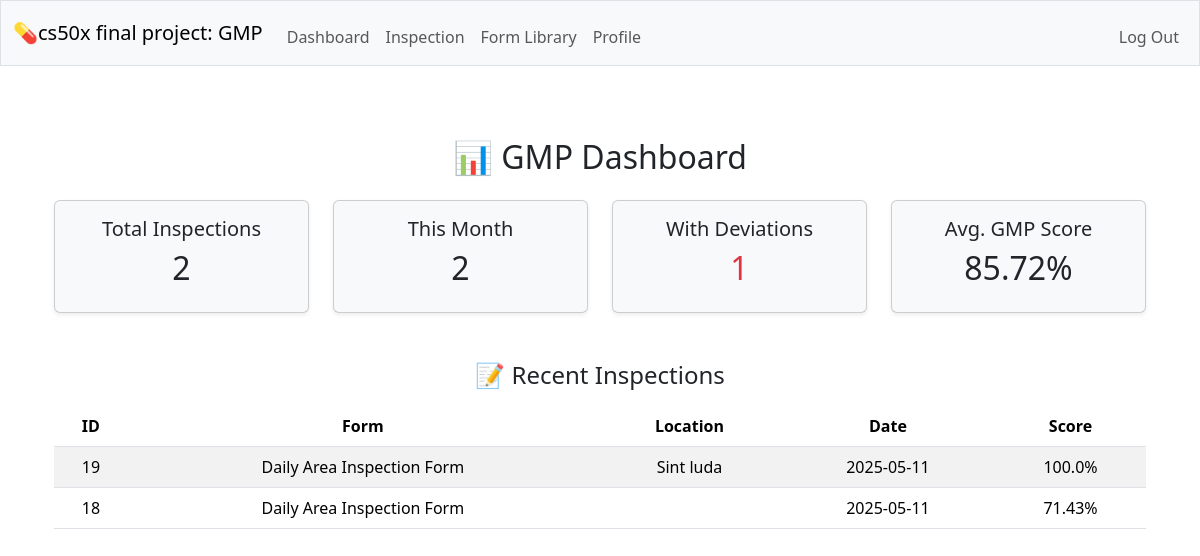
The page /dashboard (signed in) on the database as committed earlier.
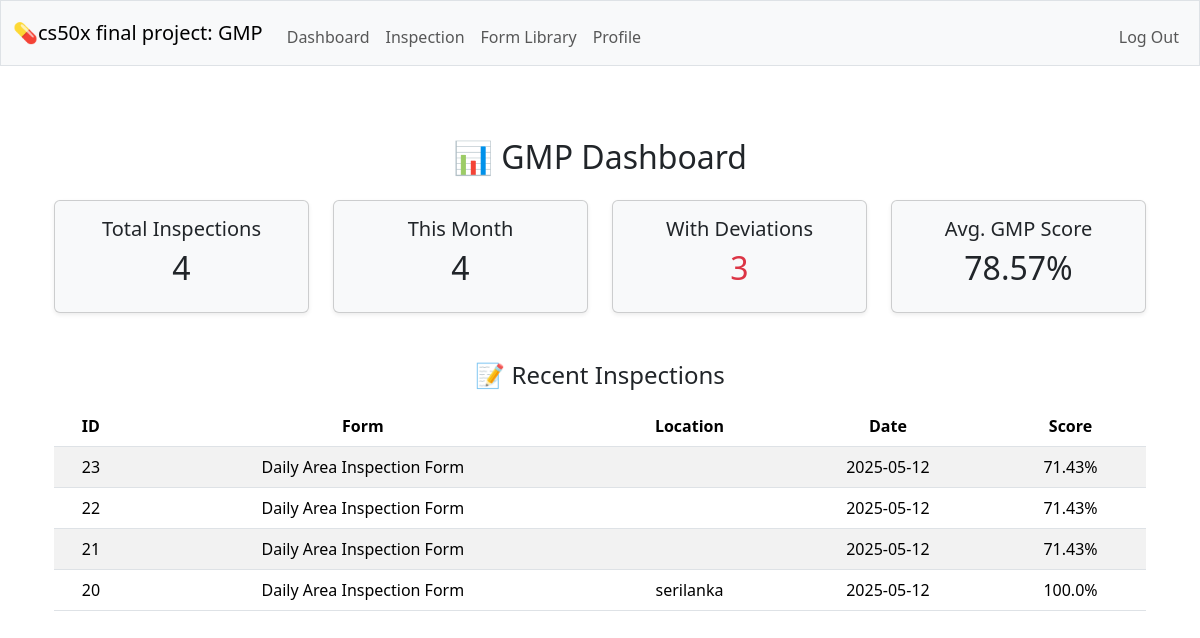
The same page on the database as committed later.
### tables this page shows
CREATE TABLE inspections (id INTEGER PRIMARY KEY AUTOINCREMENT NOT NULL, form_id INTEGER NOT NULL, inspector_id INTEGER NOT NULL, submitted_at DATETIME DEFAULT CURRENT_TIMESTAMP, location TEXT,  notes TEXT,  score REAL, FOREIGN KEY (form_id) REFERENCES forms(id), FOREIGN KEY (inspector_id) REFERENCES users(id)
);

CREATE TABLE forms (id INTEGER PRIMARY KEY AUTOINCREMENT NOT NULL, name TEXT NOT NULL UNIQUE, description TEXT NOT NULL, created_by INTEGER NOT NULL, FOREIGN KEY (created_by) REFERENCES users(id) );

### app.py (the view)
@app.route("/dashboard")
@login_required
def dashboard():
    user_id = session["user_id"]
    total_inspections = db.execute("""
        SELECT COUNT(*) AS count FROM inspections WHERE inspector_id = ?
    """, user_id)[0]["count"]
    current_month = datetime.now().strftime("%Y-%m")
    inspections_this_month = db.execute("""
        SELECT COUNT(*) AS count FROM inspections
        WHERE strftime('%Y-%m', submitted_at) = ?
    """, (current_month,))[0]["count"]
    deviations = db.execute("""
        SELECT COUNT(*) AS count FROM inspections
        WHERE inspector_id = ? AND score < 100
    """, user_id)[0]["count"]
    recent_inspections = db.execute("""
        SELECT i.id, f.name AS form_name, i.submitted_at, i.location, i.score
        FROM inspections i
        JOIN forms f ON i.form_id = f.id
        WHERE i.inspector_id = ?
        ORDER BY i.submitted_at DESC
        LIMIT 5
    """, user_id)
    avg_score = db.execute("""
        SELECT ROUND(AVG(score), 2) AS avg FROM inspections WHERE inspector_id = ?
    """, user_id)[0]["avg"] or 0
    return render_template("dashboard.html",
                           total=total_inspections,
                           this_month=inspections_this_month,
                           deviations=deviations,
                           recent=recent_inspections,
                           avg_score=avg_score)

### helpers.py (called while the page is built)
def login_required(f):
    @wraps(f)
    def decorated_function(*args, **kwargs):
        if session.get("user_id") is None:
            return redirect("/login")
        return f(*args, **kwargs)
    return decorated_function

### templates/dashboard.html (shortened to what this page needs)
{% extends "layout.html" %}
{% block main %}
<div class="container py-4">
    <h2 class="mb-4">📊 GMP Dashboard</h2>
    <div class="row text-center mb-4">
        <div class="col-md-3">
            <div class="card bg-light shadow-sm">
                <div class="card-body">
                    <h5>Total Inspections</h5>
                    <h2>{{ total }}</h2>
                </div>
            </div>
        </div>
        <div class="col-md-3">
            <div class="card bg-light shadow-sm">
                <div class="card-body">
                    <h5>This Month</h5>
                    <h2>{{ this_month }}</h2>
                </div>
            </div>
        </div>
        <div class="col-md-3">
            <div class="card bg-light shadow-sm">
                <div class="card-body">
                    <h5>With Deviations</h5>
                    <h2 class="text-danger">{{ deviations }}</h2>
                </div>
            </div>
        </div>
        <div class="col-md-3">
            <div class="card bg-light shadow-sm">
                <div class="card-body">
                    <h5>Avg. GMP Score</h5>
                    <h2>{{ avg_score }}%</h2>
                </div>
            </div>
        </div>
    </div>
    <h4 class="mt-5">📝 Recent Inspections</h4>
    <table class="table table-striped table-hover mt-3">
        <thead>
            <tr>
                <th>ID</th>
                <th>Form</th>
                <th>Location</th>
                <th>Date</th>
                <th>Score</th>
            </tr>
        </thead>
        <tbody>
            {% for inspection in recent %}
            <tr>
                <td>{{ inspection.id }}</td>
                <td>{{ inspection.form_name }}</td>
                <td>{{ inspection.location }}</td>
                <td>{{ inspection.submitted_at[:10] }}</td>
                <td>{{ inspection.score }}%</td>
            </tr>
            {% else %}
            <tr>
                <td colspan="5" class="text-center">No inspections found.</td>
            </tr>
            {% endfor %}
        </tbody>
    </table>
</div>
{% endblock %}

### templates/layout.html (shortened to what this page needs)
<!DOCTYPE html>
<html lang="en">
    <head>
        <link href="https://cdn.jsdelivr.net/npm/bootstrap@5.3.3/dist/css/bootstrap.min.css" rel="stylesheet">
        <link href="/static/styles.css" rel="stylesheet">
    </head>
    <body>
        <nav class="bg-light border navbar navbar-expand-md navbar-light">
            <div class="container-fluid">
                <a class="navbar-brand" href="/">💊cs50x final project: GMP</a>
                <div class="collapse navbar-collapse" id="navbar">
                    {% if session["user_id"] %}
                        <ul class="navbar-nav me-auto mt-2">
                            <li class="nav-item"><a class="nav-link" href="/dashboard">Dashboard</a></li>
                            <li class="nav-item"><a class="nav-link" href="/inspection_show">Inspection</a></li>
                            <li class="nav-item"><a class="nav-link" href="/forms_show">Form Library</a></li>
                            <li class="nav-item"><a class="nav-link" href="/">Profile</a></li>
                        </ul>
                        <ul class="navbar-nav ms-auto mt-2">
                            <li class="nav-item"><a class="nav-link" href="/logout">Log Out</a></li>
                        </ul>
                    {% else %}
                        <ul class="navbar-nav ms-auto mt-2">
                            <li class="nav-item"><a class="nav-link" href="/register">Register</a></li>
                            <li class="nav-item"><a class="nav-link" href="/login">Log In</a></li>
                        </ul>
                    {% endif %}
                </div>
            </div>
        </nav>
        <main class="container py-5 text-center">
            {% block main %}{% endblock %}
        </main>
    </body>
</html>

Rows that differ between the two databases and show on the page:
removed inspections: id "19", form_name "Daily Area Inspection Form", location "Sint luda", submitted_at "2025-05-11", score "100.0"
removed inspections: id "18", form_name "Daily Area Inspection Form", submitted_at "2025-05-11", score "71.43"
added inspections: id "23", form_name "Daily Area Inspection Form", submitted_at "2025-05-12", score "71.43"
added inspections: id "22", form_name "Daily Area Inspection Form", submitted_at "2025-05-12", score "71.43"
added inspections: id "21", form_name "Daily Area Inspection Form", submitted_at "2025-05-12", score "71.43"
added inspections: id "20", form_name "Daily Area Inspection Form", location "serilanka", submitted_at "2025-05-12", score "100.0"
Other text that changed with them:
{{ total }}: "2" → "4"
{{ this_month }}: "2" → "4"
{{ deviations }}: "1" → "3"
{{ avg_score }}: "85.72" → "78.57"
